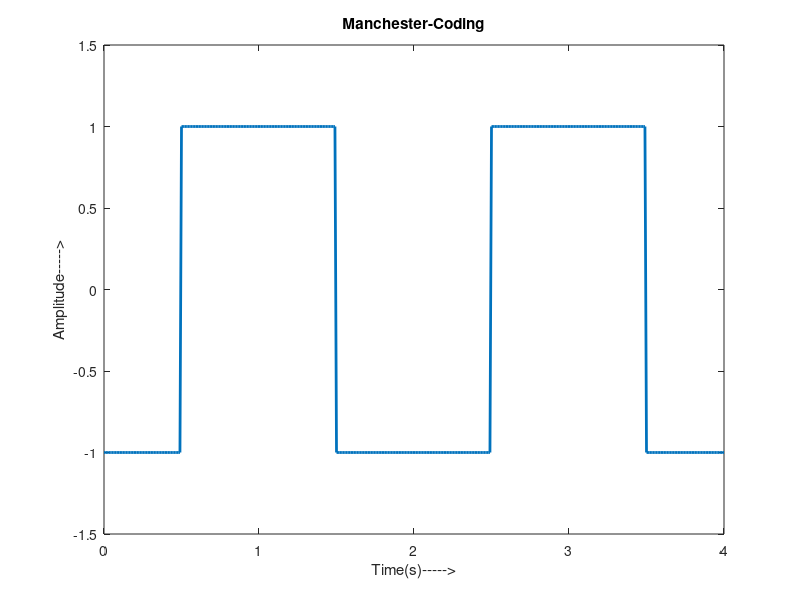

The MATLAB script that drew this image:
clc;clear all;close all;

n = [0 1 0 1];
N = length(n);
t = 0:0.01:N;
x = 1:1:(N+1)*100;

for i=1:N
    for j = i:.1:i+1
        if n(i)==1
            bw(x(i*100:(i*100)+50))=1;
            bw(x((i*100)+50):(i+1)*100)=-1;
        else
            bw(x(i*100:(i*100)+50))=-1;
            bw(x((i*100)+50):(i+1)*100)=1;
        end
    end
end
    
bw = bw(100:end);

plot(t,bw,'Linewidth',2)
axis([0 N -1.5 1.5]);
%grid on;
title('Manchester-Coding');
xlabel('Time(s)----->');
ylabel('Amplitude----->');